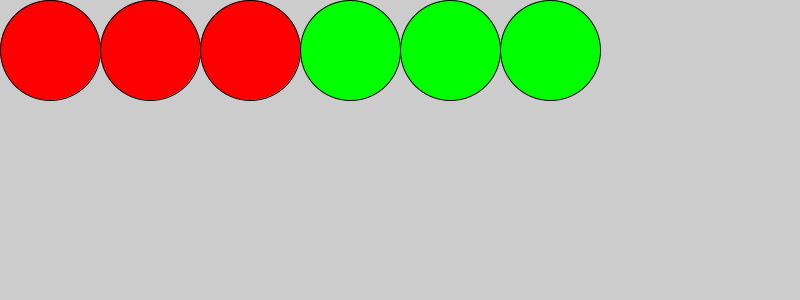
Frame 1 (no input)
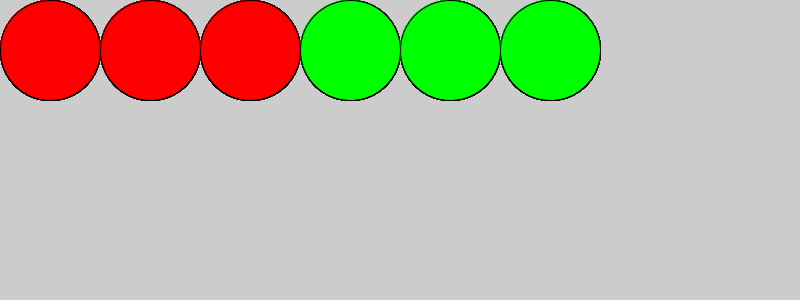
Frame 60 (the mouse pressed at the canvas centre just before this capture)
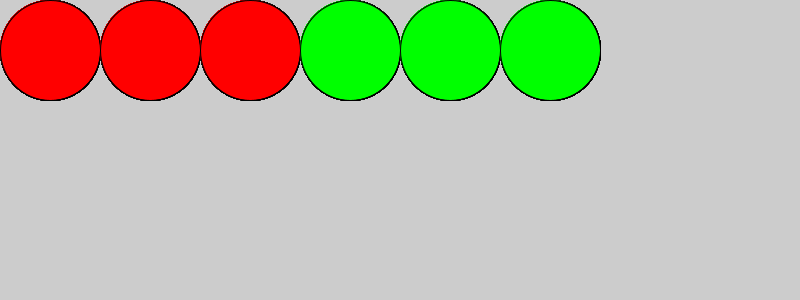
Frame 120 (the mouse held since frame 60 and released just before this capture)

The Processing sketch that drew these frames (run headless with seeded random() and noise(); from frame 60 on, the mouse is pressed at the canvas centre):

// Processing sketch: Programing1Lesson07Sample04
// ── Programing1Lesson07Sample04.pde
void setup() {
  size(800, 300);
}

void draw() {
  int xy = 100;//円の最大直径
  int n = 3;//繰り返し回数(n回)
  

  //赤の円をnつ横並びに描画
  for(int i=0; i<n; i++) {
    fill(255, 0, 0);
    ellipseMode(CORNER);
    ellipse(0 + xy*i, 0, xy, xy);
  }
  
  //緑の円をnつ横並びに描画
  for(int i=0; i<n; i++) {
    fill(0, 255, 0);
    ellipseMode(CORNER);
    ellipse(xy*n + xy*i, 0, xy, xy);
  }
}
